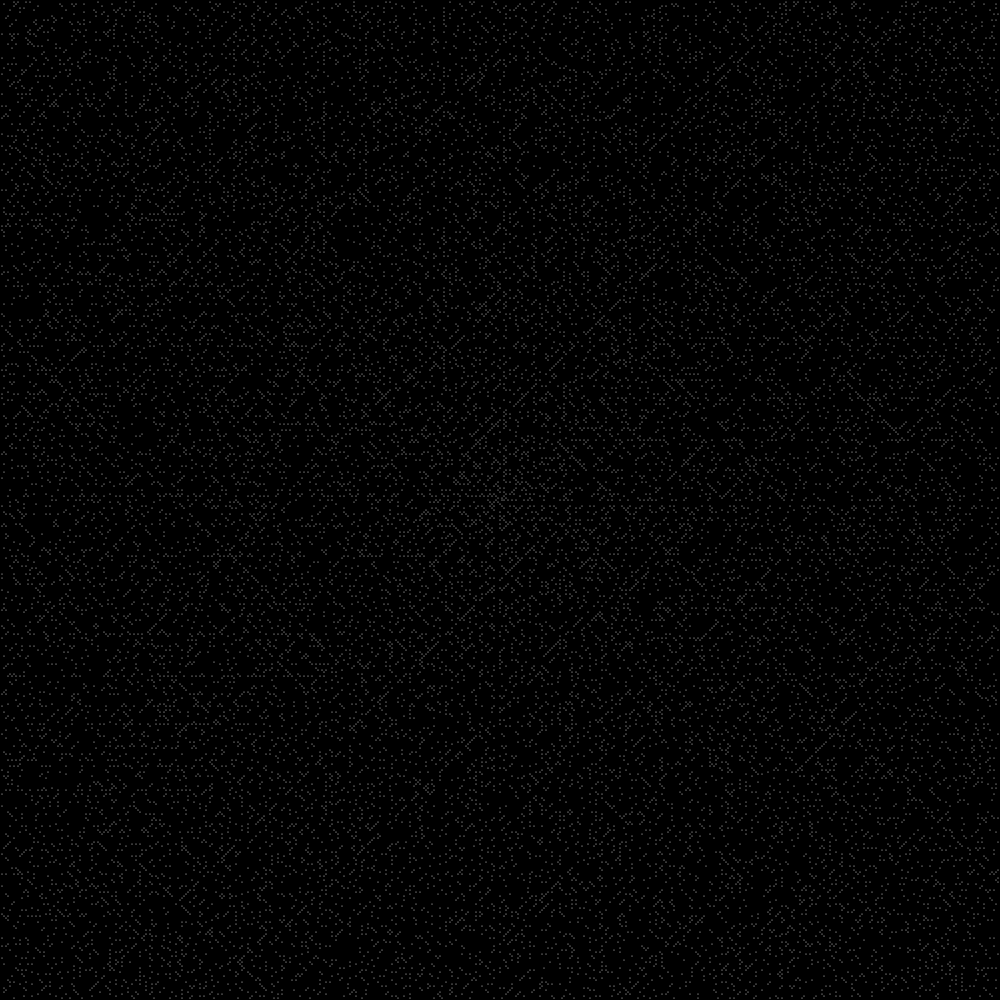
Frame 1 (no input)
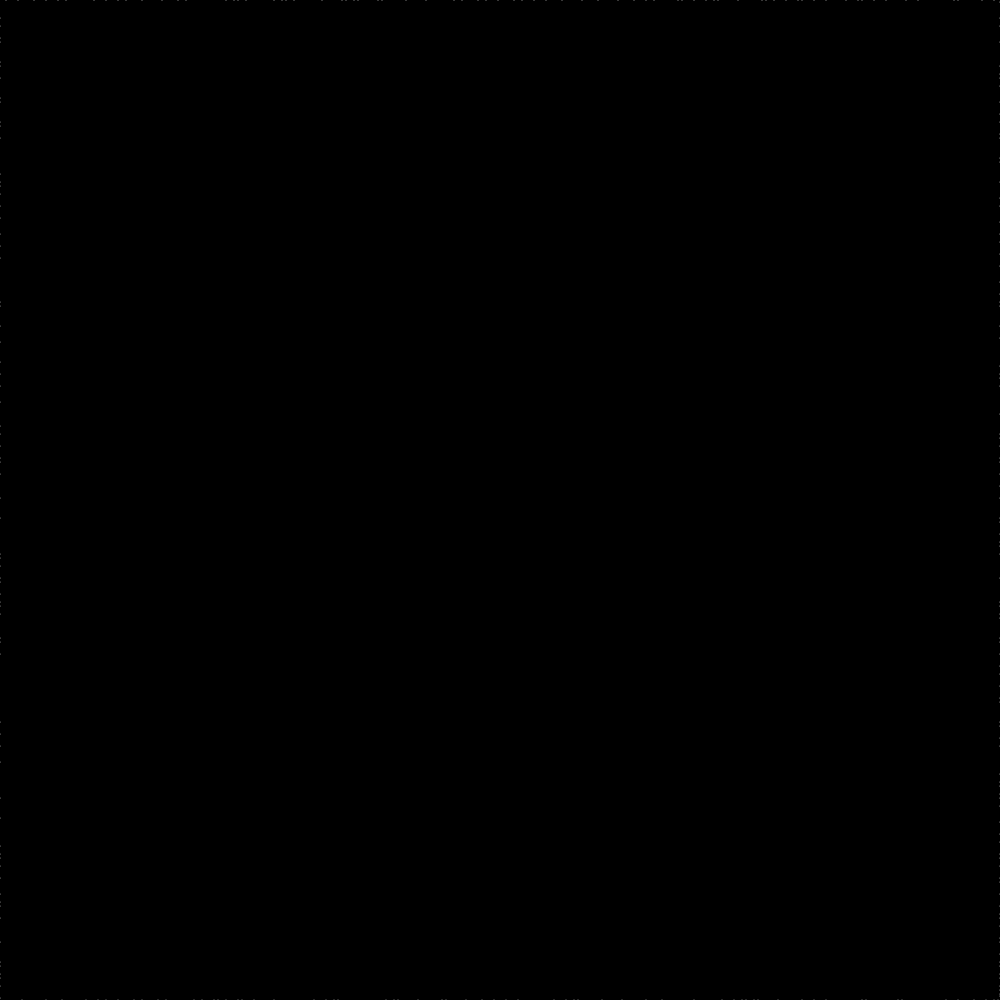
Frame 2 (the mouse pressed at the canvas centre, redrawn once)

The p5.js sketch that drew these frames (run headless with seeded random() and noise() and a simulated clock; the mouse was pressed at the canvas centre and the sketch redrawn once):

// p5.js sketch
// ── sketch.js
let vertCells;
let horizCells;
const cellSize = 2;
let diameter = cellSize * 0.5;
let totalCells;
let state = 3;
let jumpSize = 0;
let numOfJumps = 0;
let currentJumpCount = 0;
let xpos;
let ypos;
let previous_xpos
let previous_ypos

function setup() {
  createCanvas(1000, 1000);
  vertCells = height / cellSize - 1;
  horizCells = width / cellSize - 1;
  totalCells = vertCells * horizCells;
  xpos = width / 2;
  ypos = height / 2;
  previous_xpos = width / 2;
  previous_ypos = height / 2;
  noLoop();
}

function draw() {
  background(0);
  fill(255);
  //stroke(255)
  noStroke() // Hide Spiral Line

  for (let i = 0; i < totalCells; i++) {
    if (isPrime(i + 1) == true) {
      circle(xpos, ypos, diameter);
    }
    // line(previous_xpos, previous_ypos, xpos, ypos);

    if (currentJumpCount == numOfJumps) {
      jumpSize++;
      numOfJumps = 2 * jumpSize;
      currentJumpCount = 1;
      if (state == 3) {
        state = 0;
      } else {
        state++;
      }
    } else if (currentJumpCount == jumpSize) {
      currentJumpCount++;
      if (state == 3) {
        state = 0;
      } else {
        state++;
      }
    } else {
      currentJumpCount++;
    }

    previous_xpos = xpos;
    previous_ypos = ypos;

    switch (state) {
      case 0: // move right
        xpos += cellSize;
        break;

      case 1: // move up
        ypos -= cellSize;
        break;

      case 2: // move left
        xpos -= cellSize;
        break;

      case 3: //move down
        ypos += cellSize;
        break;
    }
  }
}

function isPrime(integer) {
  if (integer == 1) {
    return false;
  } else {
    for (let i = 2; i <= sqrt(integer); i++) {
      if (integer % i == 0) {
        return false;
      }
    }
  }
  return true;
}
